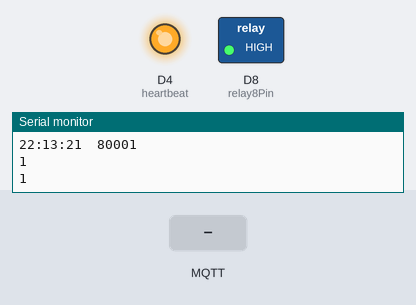
Simulated run of this program. Board: ESP8266 (NodeMCU). Shown: switched loads named in the program (green lamp = pin HIGH), output pins drawn as LEDs (lit = HIGH), the last lines printed to the serial monitor. The inputs (shaded band) are chosen by the test bench. WiFi joins after 1.5 s; servers stay silent unless stated; the local clock reads 2024-03-15 10:24:30 at power-on unless the program sets it; random numbers use the default seed unless the program sets one; no MQTT or app messages arrive unless stated.

Above: at 2.7 s.
2.8 s: MQTT message "r8_on" arrives on the first subscribed topic
At 3.4 s:
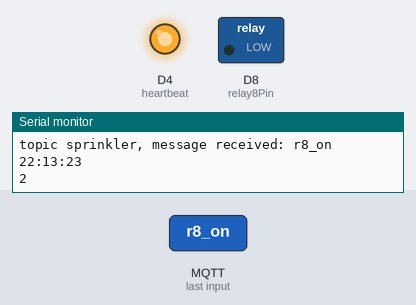
5.8 s: MQTT message "r8_off" arrives on the first subscribed topic
At 11.4 s:
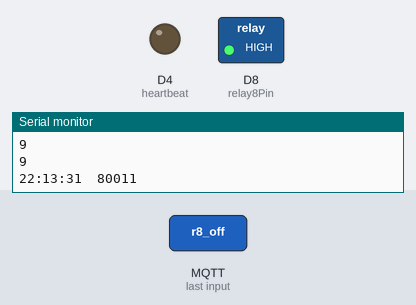
Timing chart, 0 to 13.1 s (numbered marks = the images above; inputs shaded):
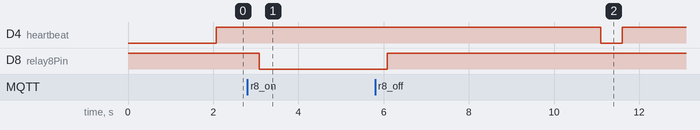

The program:

main.cpp
```cpp
// ======== Rev1 ========
// * Publish 'time stamp' and 'number of seconds in the day' to MQTT broker


#include <Arduino.h>
#include <ESP8266WiFi.h>
#include <PubSubClient.h>
#include <RTClib.h>
#include <Wire.h>

#define MAX_MSG_LEN (128)
#define LED (2)

// WiFi Configuration
const char* ssid = "Searching...";
const char* password = "l0nbr1g@9@c@";


//MQTT Configuration
const char* mqttServer = "10.0.0.49";
const int mqttPort = 1883;
const char* mqttUser = "";
const char* mqttPassword = "";
// const char *topic = "testTopic";
const char *topic = "sprinkler";

char t[32];
char t2[32];


WiFiClient espClient;
PubSubClient client(espClient);
RTC_DS3231 rtc;

DateTime now;
long ThisTime;
long LastTime;

// Assigning relays to digital outputs

// int Tx_Pin = GPIO1;
// int Rx_Pin = GPIO3;

int relay8Pin = D8;
int heartbeat = D4;
long Delta_T = 0;


void setRelay8State(boolean state){

  digitalWrite (relay8Pin, !state);
  if (state) {
    client.publish("sprinkler", "r8_is_on");

  } else {
    client.publish("sprinkler", "r8_is_off");
  }
}

void callback(char *msgTopic, byte *msgPayload, unsigned int msgLength) {
  // copy payload to a static string
  static char message[MAX_MSG_LEN+1];
  if (msgLength > MAX_MSG_LEN) {
    msgLength = MAX_MSG_LEN;
  }
  strncpy(message, (char *)msgPayload, msgLength);
  message[msgLength] = '\0';

  Serial.printf("topic %s, message received: %s\n", msgTopic, message);

  // decode message

  DateTime now = rtc.now();
  sprintf(t, "%02d:%02d:%02d", now.hour(),now.minute(), now.second());
  Serial.println(t);
  client.publish("timehour", t);


  if (strcmp(message, "r8_off") == 0) {
    setRelay8State(false);
  } else if (strcmp(message, "r8_on") == 0) {
    setRelay8State(true);
  }

}

void connectMQTT() {
  // Wait until we're connected
  while (!client.connected()) {
    // Create a random client ID
    String clientId = "ESP8266-";
    clientId += String(random(0xffff), HEX);
    Serial.printf("MQTT connecting as client %s...\n", clientId.c_str());
    // Attempt to connect
    if (client.connect(clientId.c_str())) {
      Serial.println("MQTT connected");
      // Once connected, publish an announcement...
      client.publish(topic, "hello from ESP8266");
      // ... and resubscribe
      client.subscribe(topic);
    } else {
      Serial.printf("MQTT failed, state %s, retrying...\n", client.state());
      // Wait before retrying
      delay(2500);
    }
  }
}

void setup() {

  pinMode(relay8Pin, OUTPUT);
  pinMode(heartbeat,OUTPUT);

  digitalWrite(relay8Pin, HIGH);
  digitalWrite(heartbeat, LOW);

  // Connect to WiFi network
  Serial.begin(9600);
  Serial.println();
  Serial.println();
  Serial.print("Connecting to ");
  Serial.println(ssid);

  Wire.begin();
  rtc.begin();
  rtc.adjust(DateTime(F(__DATE__),F(__TIME__)));
  //rtc.adjust(DateTime(2021, 7,20, 5, 15,0));


  WiFi.begin(ssid, password);

  while (WiFi.status() != WL_CONNECTED) {
    delay(500);
    Serial.print(".");
  }
  Serial.println("");
  Serial.println("WiFi connected");

  // Print the IP address
  Serial.print("Use this URL : ");
  Serial.print("http://");
  Serial.print(WiFi.localIP());
  Serial.println("/");

  client.setServer(mqttServer, mqttPort);
  client.setCallback(callback);

  while (!client.connected()) {
    Serial.println("Connecting to MQTT...");
    if (client.connect("ESP8266Client", mqttUser, mqttPassword )) {

      Serial.println("connected");

    } else {
      Serial.print("failed with state ");
      Serial.print(client.state());
      delay(2000);
    }
  }

  client.publish("sprinkler", "Hello from ESP8266");
  client.subscribe("sprinkler");
}


void loop() {
  if (!client.connected()){
    connectMQTT();
  }
  client.loop();

  now = rtc.now();
  ThisTime = now.hour()*60*60 + now.minute()*60 + now.second();
  Delta_T = ThisTime - LastTime;
  if ((Delta_T >= 10)&(Delta_T>=0)){
    sprintf(t, "%02d:%02d:%02d", now.hour(),now.minute(), now.second());
    sprintf(t2, "%05d", now.hour()*60*60 + now.minute()*60 + now.second());
    Serial.print(t);
    Serial.print("  ");
    Serial.print(t2);
    Serial.println("  ");

    client.publish("timehour", t);
    client.publish("timeref", t2);
    LastTime = ThisTime;
    digitalWrite(heartbeat, LOW);

  } else{
    Serial.println(String(Delta_T));
    digitalWrite(heartbeat, HIGH);
  }
  delay(500);
  digitalWrite(heartbeat, LOW);
}
```

Measured:
- after the input at 2.8 s, D8 (relay8Pin): HIGH → LOW after 0.28 s
- after the input at 5.8 s, D8 (relay8Pin): LOW → HIGH after 0.28 s
